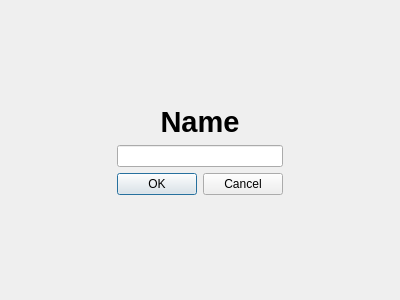
<?xml version="1.0" encoding="UTF-8"?>
<ui version="4.0">
 <class>AdminLoginWidget</class>
 <widget class="QWidget" name="AdminLoginWidget">
  <property name="geometry">
   <rect>
    <x>0</x>
    <y>0</y>
    <width>400</width>
    <height>300</height>
   </rect>
  </property>
  <property name="windowTitle">
   <string>Form</string>
  </property>
  <layout class="QHBoxLayout" name="horizontalLayout">
   <item>
    <spacer name="horizontalSpacer">
     <property name="orientation">
      <enum>Qt::Horizontal</enum>
     </property>
     <property name="sizeHint" stdset="0">
      <size>
       <width>92</width>
       <height>20</height>
      </size>
     </property>
    </spacer>
   </item>
   <item>
    <layout class="QVBoxLayout" name="verticalLayout_2">
     <item>
      <spacer name="verticalSpacer_2">
       <property name="orientation">
        <enum>Qt::Vertical</enum>
       </property>
       <property name="sizeHint" stdset="0">
        <size>
         <width>20</width>
         <height>40</height>
        </size>
       </property>
      </spacer>
     </item>
     <item>
      <layout class="QVBoxLayout" name="verticalLayout">
       <item>
        <widget class="QLabel" name="label_2">
         <property name="font">
          <font>
           <pointsize>22</pointsize>
           <weight>75</weight>
           <bold>true</bold>
          </font>
         </property>
         <property name="text">
          <string>Name</string>
         </property>
         <property name="alignment">
          <set>Qt::AlignCenter</set>
         </property>
        </widget>
       </item>
       <item>
        <widget class="QLineEdit" name="lineEdit_2"/>
       </item>
       <item>
        <widget class="QDialogButtonBox" name="buttonBox">
         <property name="orientation">
          <enum>Qt::Horizontal</enum>
         </property>
         <property name="standardButtons">
          <set>QDialogButtonBox::Cancel|QDialogButtonBox::Ok</set>
         </property>
         <property name="centerButtons">
          <bool>true</bool>
         </property>
        </widget>
       </item>
      </layout>
     </item>
     <item>
      <spacer name="verticalSpacer">
       <property name="orientation">
        <enum>Qt::Vertical</enum>
       </property>
       <property name="sizeHint" stdset="0">
        <size>
         <width>20</width>
         <height>40</height>
        </size>
       </property>
      </spacer>
     </item>
    </layout>
   </item>
   <item>
    <spacer name="horizontalSpacer_2">
     <property name="orientation">
      <enum>Qt::Horizontal</enum>
     </property>
     <property name="sizeHint" stdset="0">
      <size>
       <width>92</width>
       <height>20</height>
      </size>
     </property>
    </spacer>
   </item>
  </layout>
 </widget>
 <resources/>
 <connections/>
</ui>
